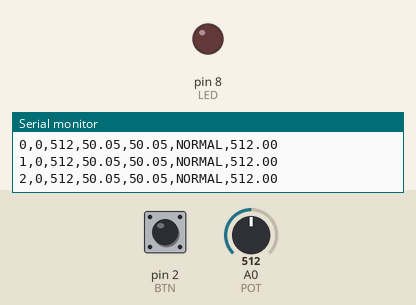
The sketch below on a simulated Arduino Uno, built with avr-gcc and run on an emulated ATmega328P. Parts: output pins drawn as LEDs (lit = HIGH), the last lines printed to the serial monitor. Inputs (shaded band) come from the test bench; at power-on: A0 (POT) = 512, pin 2 (BTN) HIGH.

Above: at 1.8 s.
1.9 s: A0 (POT) set to 857
4.0 s: A0 (POT) set to 879
At 5.0 s:
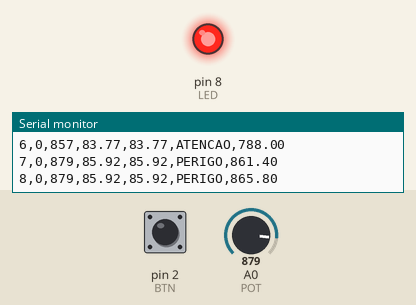
5.5 s: A0 (POT) set to 716
At 6.1 s:
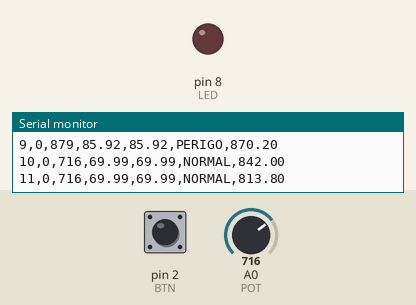
7.0 s: A0 (POT) set to 900
At 8.4 s:
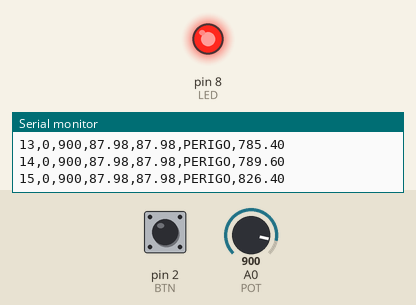
Timing chart, 0 to 9.5 s (numbered marks = the images above; inputs shaded):
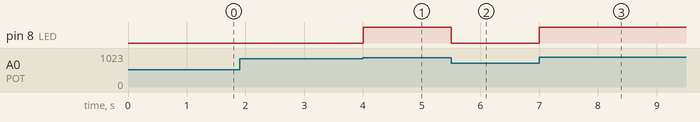

Measured:
- the behaviour switches between 869 and 870 on A0 (POT) (found by bisection; images 0 and 1)
- after the input at 4.0 s, pin 8 (LED): LOW → HIGH at once
- after the input at 5.5 s, pin 8 (LED): HIGH → LOW at once
- after the input at 7.0 s, pin 8 (LED): LOW → HIGH at once

The sketch:

sketch.ino
```cpp
const byte BTN=2,LED=8,POT=A0,N=5;
int janela[N]={0};long soma=0;byte indice=0,quantidade=0;
unsigned long anterior=0,amostra=0;
void setup(){pinMode(BTN,INPUT_PULLUP);pinMode(LED,OUTPUT);Serial.begin(9600);Serial.println("amostra,botao,bruto,pct,temp_C,estado,filtrado");}
void loop(){
 if(millis()-anterior<500)return; anterior=millis();
 int bruto=analogRead(POT);soma-=janela[indice];janela[indice]=bruto;soma+=bruto;indice=(indice+1)%N;if(quantidade<N)quantidade++;
 float pct=100.0*bruto/1023.0;
 const char* estado=pct>=85?"PERIGO":pct>=70?"ATENCAO":"NORMAL";
 digitalWrite(LED,pct>=85);
 Serial.print(amostra++);Serial.print(',');Serial.print(digitalRead(BTN)==LOW);Serial.print(',');Serial.print(bruto);Serial.print(',');Serial.print(pct,2);Serial.print(',');Serial.print(pct,2);Serial.print(',');Serial.print(estado);Serial.print(',');Serial.println((float)soma/quantidade,2);
}
```
